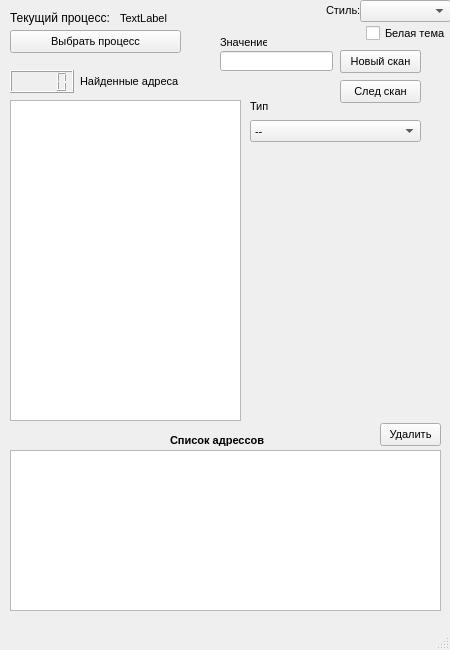
<?xml version="1.0" encoding="UTF-8"?>
<ui version="4.0">
 <class>MainWindow</class>
 <widget class="QMainWindow" name="MainWindow">
  <property name="geometry">
   <rect>
    <x>0</x>
    <y>0</y>
    <width>450</width>
    <height>650</height>
   </rect>
  </property>
  <property name="minimumSize">
   <size>
    <width>450</width>
    <height>650</height>
   </size>
  </property>
  <property name="maximumSize">
   <size>
    <width>450</width>
    <height>650</height>
   </size>
  </property>
  <property name="baseSize">
   <size>
    <width>400</width>
    <height>600</height>
   </size>
  </property>
  <property name="font">
   <font>
    <pointsize>8</pointsize>
   </font>
  </property>
  <property name="windowTitle">
   <string>MainWindow</string>
  </property>
  <widget class="QWidget" name="centralwidget">
   <widget class="QTableWidget" name="tableWidget">
    <property name="geometry">
     <rect>
      <x>10</x>
      <y>100</y>
      <width>231</width>
      <height>321</height>
     </rect>
    </property>
   </widget>
   <widget class="QLabel" name="label">
    <property name="geometry">
     <rect>
      <x>80</x>
      <y>71</y>
      <width>111</width>
      <height>20</height>
     </rect>
    </property>
    <property name="text">
     <string>Найденные адреса</string>
    </property>
   </widget>
   <widget class="QLabel" name="label_2">
    <property name="geometry">
     <rect>
      <x>220</x>
      <y>36</y>
      <width>47</width>
      <height>13</height>
     </rect>
    </property>
    <property name="text">
     <string>Значение</string>
    </property>
   </widget>
   <widget class="QLineEdit" name="lineEdit">
    <property name="geometry">
     <rect>
      <x>220</x>
      <y>51</y>
      <width>113</width>
      <height>20</height>
     </rect>
    </property>
   </widget>
   <widget class="QPushButton" name="pushButton">
    <property name="geometry">
     <rect>
      <x>10</x>
      <y>30</y>
      <width>171</width>
      <height>23</height>
     </rect>
    </property>
    <property name="text">
     <string>Выбрать процесс</string>
    </property>
   </widget>
   <widget class="QPushButton" name="pushButton_2">
    <property name="geometry">
     <rect>
      <x>340</x>
      <y>50</y>
      <width>81</width>
      <height>23</height>
     </rect>
    </property>
    <property name="text">
     <string>Первый скан</string>
    </property>
   </widget>
   <widget class="QPushButton" name="pushButton_3">
    <property name="geometry">
     <rect>
      <x>340</x>
      <y>80</y>
      <width>81</width>
      <height>23</height>
     </rect>
    </property>
    <property name="text">
     <string>След скан</string>
    </property>
   </widget>
   <widget class="QLabel" name="label_3">
    <property name="geometry">
     <rect>
      <x>120</x>
      <y>8</y>
      <width>131</width>
      <height>20</height>
     </rect>
    </property>
    <property name="font">
     <font>
      <pointsize>8</pointsize>
     </font>
    </property>
    <property name="text">
     <string>TextLabel</string>
    </property>
   </widget>
   <widget class="QLabel" name="label_4">
    <property name="geometry">
     <rect>
      <x>10</x>
      <y>10</y>
      <width>121</width>
      <height>16</height>
     </rect>
    </property>
    <property name="font">
     <font>
      <pointsize>9</pointsize>
     </font>
    </property>
    <property name="text">
     <string>Текущий процесс:</string>
    </property>
   </widget>
   <widget class="QLabel" name="label_5">
    <property name="geometry">
     <rect>
      <x>170</x>
      <y>430</y>
      <width>121</width>
      <height>20</height>
     </rect>
    </property>
    <property name="font">
     <font>
      <weight>75</weight>
      <italic>false</italic>
      <bold>true</bold>
     </font>
    </property>
    <property name="cursor">
     <cursorShape>ArrowCursor</cursorShape>
    </property>
    <property name="text">
     <string>Список адрессов</string>
    </property>
   </widget>
   <widget class="QComboBox" name="comboBox">
    <property name="geometry">
     <rect>
      <x>250</x>
      <y>120</y>
      <width>171</width>
      <height>22</height>
     </rect>
    </property>
    <item>
     <property name="text">
      <string>--</string>
     </property>
    </item>
    <item>
     <property name="text">
      <string>Byte</string>
     </property>
    </item>
    <item>
     <property name="text">
      <string>2 Bytes</string>
     </property>
    </item>
    <item>
     <property name="text">
      <string>4 Bytes</string>
     </property>
    </item>
    <item>
     <property name="text">
      <string>8 Bytes</string>
     </property>
    </item>
    <item>
     <property name="text">
      <string>Float</string>
     </property>
    </item>
   </widget>
   <widget class="QLCDNumber" name="lcdNumber">
    <property name="geometry">
     <rect>
      <x>10</x>
      <y>70</y>
      <width>64</width>
      <height>23</height>
     </rect>
    </property>
    <property name="font">
     <font>
      <pointsize>8</pointsize>
     </font>
    </property>
   </widget>
   <widget class="QLabel" name="label_6">
    <property name="geometry">
     <rect>
      <x>250</x>
      <y>100</y>
      <width>47</width>
      <height>13</height>
     </rect>
    </property>
    <property name="text">
     <string>Тип</string>
    </property>
   </widget>
   <widget class="QPushButton" name="pushButton_4">
    <property name="geometry">
     <rect>
      <x>340</x>
      <y>50</y>
      <width>81</width>
      <height>23</height>
     </rect>
    </property>
    <property name="text">
     <string>Новый скан</string>
    </property>
   </widget>
   <widget class="QTableWidget" name="tableWidget_2">
    <property name="geometry">
     <rect>
      <x>10</x>
      <y>450</y>
      <width>431</width>
      <height>161</height>
     </rect>
    </property>
   </widget>
   <widget class="QPushButton" name="pushButton_6">
    <property name="geometry">
     <rect>
      <x>380</x>
      <y>423</y>
      <width>61</width>
      <height>23</height>
     </rect>
    </property>
    <property name="text">
     <string>Удалить</string>
    </property>
   </widget>
   <widget class="QComboBox" name="styleComboBox">
    <property name="geometry">
     <rect>
      <x>360</x>
      <y>0</y>
      <width>91</width>
      <height>22</height>
     </rect>
    </property>
   </widget>
   <widget class="QLabel" name="label_7">
    <property name="geometry">
     <rect>
      <x>326</x>
      <y>4</y>
      <width>47</width>
      <height>13</height>
     </rect>
    </property>
    <property name="text">
     <string>Стиль:</string>
    </property>
   </widget>
   <widget class="QCheckBox" name="checkBox">
    <property name="geometry">
     <rect>
      <x>366</x>
      <y>25</y>
      <width>81</width>
      <height>17</height>
     </rect>
    </property>
    <property name="text">
     <string>Белая тема</string>
    </property>
   </widget>
  </widget>
  <widget class="QMenuBar" name="menubar">
   <property name="geometry">
    <rect>
     <x>0</x>
     <y>0</y>
     <width>450</width>
     <height>21</height>
    </rect>
   </property>
  </widget>
  <widget class="QStatusBar" name="statusbar"/>
 </widget>
 <resources/>
 <connections/>
</ui>
